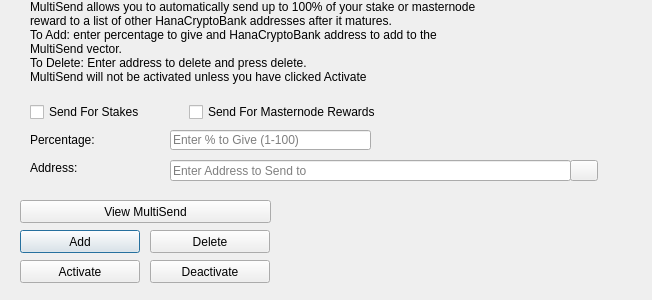
<?xml version="1.0" encoding="UTF-8"?>
<ui version="4.0">
 <class>MultiSendDialog</class>
 <widget class="QDialog" name="MultiSendDialog">
  <property name="windowModality">
   <enum>Qt::NonModal</enum>
  </property>
  <property name="geometry">
   <rect>
    <x>0</x>
    <y>0</y>
    <width>652</width>
    <height>300</height>
   </rect>
  </property>
  <property name="windowTitle">
   <string>MultiSend</string>
  </property>
  <widget class="QLineEdit" name="multiSendPercentEdit">
   <property name="geometry">
    <rect>
     <x>170</x>
     <y>130</y>
     <width>201</width>
     <height>20</height>
    </rect>
   </property>
   <property name="toolTip">
    <string>Enter whole numbers 1 - 100</string>
   </property>
   <property name="placeholderText">
    <string>Enter % to Give (1-100)</string>
   </property>
  </widget>
  <widget class="QLineEdit" name="multiSendAddressEdit">
   <property name="geometry">
    <rect>
     <x>170</x>
     <y>160</y>
     <width>401</width>
     <height>21</height>
    </rect>
   </property>
   <property name="toolTip">
    <string/>
   </property>
   <property name="placeholderText">
    <string>Enter Address to Send to</string>
   </property>
  </widget>
  <widget class="QLabel" name="label_2">
   <property name="geometry">
    <rect>
     <x>30</x>
     <y>0</y>
     <width>451</width>
     <height>121</height>
    </rect>
   </property>
   <property name="lineWidth">
    <number>1</number>
   </property>
   <property name="text">
    <string>MultiSend allows you to automatically send up to 100% of your stake or masternode reward to a list of other HanaCryptoBank addresses after it matures.
To Add: enter percentage to give and HanaCryptoBank address to add to the MultiSend vector.
To Delete: Enter address to delete and press delete.
MultiSend will not be activated unless you have clicked Activate</string>
   </property>
   <property name="alignment">
    <set>Qt::AlignLeading|Qt::AlignLeft|Qt::AlignTop</set>
   </property>
   <property name="wordWrap">
    <bool>true</bool>
   </property>
  </widget>
  <widget class="QLabel" name="message">
   <property name="geometry">
    <rect>
     <x>290</x>
     <y>200</y>
     <width>351</width>
     <height>91</height>
    </rect>
   </property>
   <property name="text">
    <string/>
   </property>
  </widget>
  <widget class="QPushButton" name="addButton">
   <property name="geometry">
    <rect>
     <x>20</x>
     <y>230</y>
     <width>120</width>
     <height>23</height>
    </rect>
   </property>
   <property name="toolTip">
    <string/>
   </property>
   <property name="statusTip">
    <string>Add to MultiSend Vector</string>
   </property>
   <property name="text">
    <string>Add</string>
   </property>
  </widget>
  <widget class="QPushButton" name="disableButton">
   <property name="geometry">
    <rect>
     <x>150</x>
     <y>260</y>
     <width>120</width>
     <height>23</height>
    </rect>
   </property>
   <property name="statusTip">
    <string>Deactivate MultiSend</string>
   </property>
   <property name="text">
    <string>Deactivate</string>
   </property>
  </widget>
  <widget class="QPushButton" name="addressBookButton">
   <property name="geometry">
    <rect>
     <x>570</x>
     <y>160</y>
     <width>28</width>
     <height>21</height>
    </rect>
   </property>
   <property name="toolTip">
    <string>Choose an address from the address book</string>
   </property>
   <property name="text">
    <string/>
   </property>
   <property name="icon">
    <iconset resource="../hanacryptobank.qrc">
     <normaloff>:/icons/address-book</normaloff>:/icons/address-book</iconset>
   </property>
   <property name="shortcut">
    <string>Alt+A</string>
   </property>
   <property name="autoDefault">
    <bool>false</bool>
   </property>
  </widget>
  <widget class="QLabel" name="label">
   <property name="geometry">
    <rect>
     <x>30</x>
     <y>130</y>
     <width>121</width>
     <height>20</height>
    </rect>
   </property>
   <property name="toolTip">
    <string>Percentage of stake to send</string>
   </property>
   <property name="text">
    <string>Percentage:</string>
   </property>
  </widget>
  <widget class="QLabel" name="label_5">
   <property name="geometry">
    <rect>
     <x>30</x>
     <y>160</y>
     <width>111</width>
     <height>16</height>
    </rect>
   </property>
   <property name="toolTip">
    <string>Address to send portion of stake to</string>
   </property>
   <property name="text">
    <string>Address:</string>
   </property>
  </widget>
  <widget class="QPushButton" name="deleteButton">
   <property name="geometry">
    <rect>
     <x>150</x>
     <y>230</y>
     <width>120</width>
     <height>23</height>
    </rect>
   </property>
   <property name="toolTip">
    <string/>
   </property>
   <property name="statusTip">
    <string>Delete Address From MultiSend Vector</string>
   </property>
   <property name="text">
    <string>Delete</string>
   </property>
  </widget>
  <widget class="QPushButton" name="activateButton">
   <property name="geometry">
    <rect>
     <x>20</x>
     <y>260</y>
     <width>120</width>
     <height>23</height>
    </rect>
   </property>
   <property name="statusTip">
    <string>Activate MultiSend</string>
   </property>
   <property name="text">
    <string>Activate</string>
   </property>
  </widget>
  <widget class="QPushButton" name="viewButton">
   <property name="geometry">
    <rect>
     <x>20</x>
     <y>200</y>
     <width>251</width>
     <height>23</height>
    </rect>
   </property>
   <property name="toolTip">
    <string/>
   </property>
   <property name="statusTip">
    <string>View MultiSend Vector</string>
   </property>
   <property name="text">
    <string>View MultiSend</string>
   </property>
  </widget>
  <widget class="QWidget" name="horizontalLayoutWidget">
   <property name="geometry">
    <rect>
     <x>30</x>
     <y>100</y>
     <width>351</width>
     <height>24</height>
    </rect>
   </property>
   <layout class="QHBoxLayout" name="horizontalLayout">
    <item>
     <widget class="QCheckBox" name="multiSendStakeCheckBox">
      <property name="text">
       <string>Send For Stakes</string>
      </property>
     </widget>
    </item>
    <item>
     <widget class="QCheckBox" name="multiSendMasternodeCheckBox">
      <property name="text">
       <string>Send For Masternode Rewards</string>
      </property>
     </widget>
    </item>
   </layout>
  </widget>
 </widget>
 <resources>
  <include location="../hanacryptobank.qrc"/>
 </resources>
 <connections/>
</ui>
